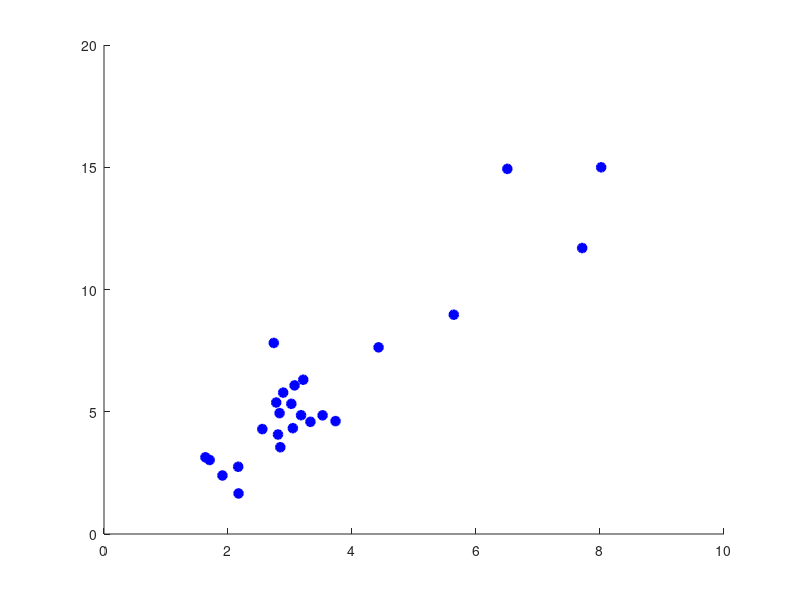

This chart was generated by the following MATLAB code: (Note: this script raises an error after producing the figure.)
close all; clear all; clc
atWork = 0;
print_on = 0;

colorBlue = '#0000FF';
colorRed = '#FF0000';
colorBlack = '#000000';
colorGreen = '#009A17';
colorOrange = '#FF6600';
pt = 1.0;
FS = 14;

%% Plot Setup:
if atWork == 1
    figPos1 = [-1900, 100, 500, 400]; % Work
    figPos2 = [-1250, 400, 600, 600];
    figPos3 = [-600, 400, 600, 600];
    figPos4 = [-1900, 100, 600, 600];
    figPos5 = [-1250, 100, 600, 600];
    figPos6 = [-600, 100, 600, 300];
else
    figPos1 = [-1900, 150, 500, 400]; % Home
    figPos2 = [-1250, 500, 600, 600];
    figPos3 = [-600, 500, 600, 600];
    figPos4 = [-1900, 150, 600, 600];
    figPos5 = [-1250, 150, 600, 600];
    figPos6 = [-600, 150, 600, 300];
end

%%
load young_results.mat
load old_results.mat
load FL_results.mat
load NFL_results.mat

%% Linear regression line
% dlm = fitlm(NFL.R1insp,NFL.meanR2Phi,'Intercept', false)

%%
figure('Position',figPos1);

sz = 40;
scatter(NFL.R1insp,NFL.meanR2Phi,sz,...
                'MarkerEdgeColor',colorBlue,...
                'MarkerFaceColor',colorBlue,...
                'LineWidth',1.5); hold on
h1 = lsline();
h1.Color = 'k';
h1.LineWidth = 1.5;
scatter(FL.R1insp,FL.meanR2Phi,sz,...
                'MarkerEdgeColor',colorRed,...
                'MarkerFaceColor',colorRed,...
                'LineWidth',1.5); hold on
xlabel('R_{1,insp}')
ylabel('mean $R_{2} \Phi$','Interpreter','latex')
legend('NFL','','FL','Location','northwest')
xlim([0 20])
ylim([0 35])
grid on
set(gca,'FontSize',14);


if print_on ==1
    print('-r400','-dpng','R1insp_meanR2Phi.png');
else 
end


       